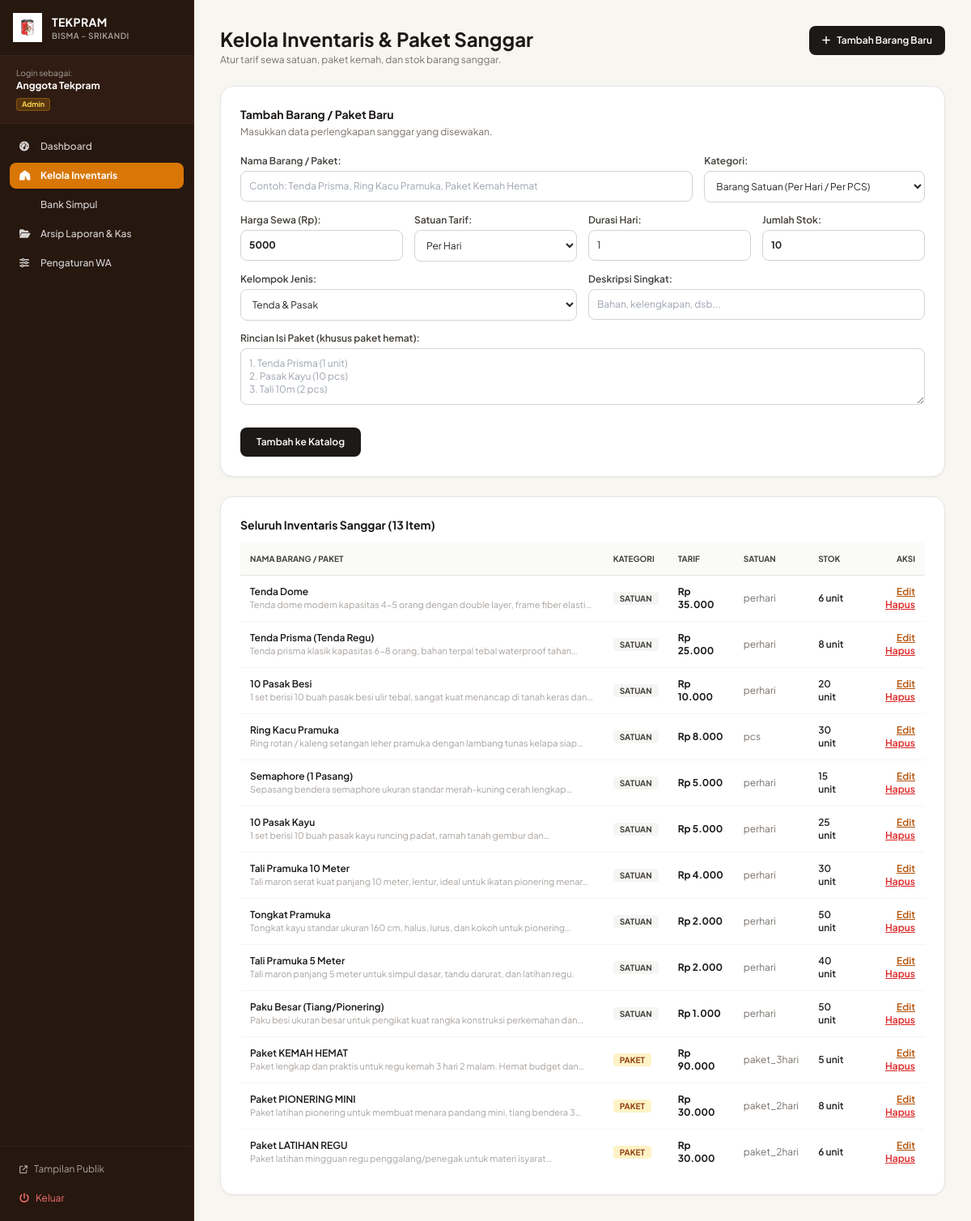
The page /admin/inventaris.php (signed in) on the database its author committed.
### tables this page shows
CREATE TABLE IF NOT EXISTS `inventory` (
    `id` INT AUTO_INCREMENT PRIMARY KEY,
    `nama_barang` VARCHAR(150) NOT NULL,
    `kategori` VARCHAR(20) NOT NULL,
    `jenis` VARCHAR(50) DEFAULT 'umum',
    `harga` INT NOT NULL,
    `satuan_durasi` VARCHAR(50) DEFAULT 'perhari',
    `durasi_hari` INT DEFAULT 1,
    `deskripsi` TEXT,
    `rincian_paket` TEXT NULL,
    `foto` VARCHAR(255) NULL,
    `stok` INT DEFAULT 10,
    `is_active` INT DEFAULT 1,
    `created_at` TIMESTAMP DEFAULT CURRENT_TIMESTAMP
);

### config/database.php (called while the page is built, shortened)
<?php
function format_rupiah($angka) {
    return 'Rp ' . number_format($angka, 0, ',', '.');
}

### admin/inventaris.php (the view, shortened to what this page needs)
<?php
require_once __DIR__ . '/admin_header.php';
$edit_item = null;
$items = $pdo->query("SELECT * FROM inventory ORDER BY kategori DESC, harga DESC")->fetchAll();
?>
<div class="space-y-6">
    <div class="flex flex-col md:flex-row md:items-center justify-between gap-4">
        <div>
            <h1 class="font-bold text-2xl text-stone-900">
                Kelola Inventaris & Paket Sanggar
            </h1>
            <p class="text-xs text-stone-500 mt-0.5">
                Atur tarif sewa satuan, paket kemah, dan stok barang sanggar.
            </p>
        </div>
        <a href="#form-tambah" class="inline-flex items-center gap-2 bg-stone-900 hover:bg-stone-800 text-white font-semibold text-xs px-4 py-2.5 rounded-lg transition self-start">
            <i class="fa-solid fa-plus"></i>
            <span>Tambah Barang Baru</span>
        </a>
    </div>
    <div id="form-tambah" class="bg-white rounded-2xl border border-stone-200 shadow-sm p-6">
        <h3 class="font-bold text-sm text-stone-900 mb-1">
            <?= $edit_item ? 'Edit Inventaris: ' . htmlspecialchars($edit_item['nama_barang']) : 'Tambah Barang / Paket Baru' ?>
        </h3>
        <p class="text-xs text-stone-500 mb-5">
            <?= $edit_item ? 'Perbarui informasi harga atau stok barang.' : 'Masukkan data perlengkapan sanggar yang disewakan.' ?>
        </p>
        <form method="POST" action="inventaris.php" class="space-y-3.5">
            <div class="grid grid-cols-1 md:grid-cols-3 gap-3.5">
                <div class="md:col-span-2">
                    <label class="block text-xs font-semibold text-stone-700 mb-1">Nama Barang / Paket:</label>
                    <input type="text" name="nama_barang" required value="<?= htmlspecialchars($edit_item['nama_barang'] ?? '') ?>" placeholder="Contoh: Tenda Prisma, Ring Kacu Pramuka, Paket Kemah Hemat" class="w-full text-xs p-2.5 rounded-lg border border-stone-300 focus:outline-none focus:ring-1 focus:ring-stone-800">
                </div>
                <div>
                    <label class="block text-xs font-semibold text-stone-700 mb-1">Kategori:</label>
                    <select name="kategori" id="kategori-select" onchange="togglePaketField()" class="w-full text-xs p-2.5 rounded-lg border border-stone-300 focus:outline-none focus:ring-1 focus:ring-stone-800 bg-white">
                        <option value="satuan" <?= ($edit_item['kategori'] ?? '') === 'satuan' ? 'selected' : '' ?>>Barang Satuan (Per Hari / Per PCS)</option>
                    </select>
                </div>
            </div>
            <div class="grid grid-cols-1 sm:grid-cols-2 md:grid-cols-4 gap-3.5">
                <div>
                    <label class="block text-xs font-semibold text-stone-700 mb-1">Harga Sewa (Rp):</label>
                    <input type="number" name="harga" required min="500" step="500" value="<?= $edit_item['harga'] ?? 5000 ?>" class="w-full text-xs p-2.5 rounded-lg border border-stone-300 focus:outline-none focus:ring-1 focus:ring-stone-800 font-bold text-stone-900">
                </div>
                <div>
                    <label class="block text-xs font-semibold text-stone-700 mb-1">Satuan Tarif:</label>
                    <select name="satuan_durasi" class="w-full text-xs p-2.5 rounded-lg border border-stone-300 focus:outline-none focus:ring-1 focus:ring-stone-800 bg-white">
                        <option value="perhari" <?= ($edit_item['satuan_durasi'] ?? '') === 'perhari' ? 'selected' : '' ?>>Per Hari</option>
                    </select>
                </div>
                <div>
                    <label class="block text-xs font-semibold text-stone-700 mb-1">Durasi Hari:</label>
                    <input type="number" name="durasi_hari" min="1" max="30" value="<?= $edit_item['durasi_hari'] ?? 1 ?>" class="w-full text-xs p-2.5 rounded-lg border border-stone-300 focus:outline-none focus:ring-1 focus:ring-stone-800">
                </div>
                <div>
                    <label class="block text-xs font-semibold text-stone-700 mb-1">Jumlah Stok:</label>
                    <input type="number" name="stok" min="0" value="<?= $edit_item['stok'] ?? 10 ?>" class="w-full text-xs p-2.5 rounded-lg border border-stone-300 focus:outline-none focus:ring-1 focus:ring-stone-800 font-bold">
                </div>
            </div>
            <div class="grid grid-cols-1 md:grid-cols-2 gap-3.5">
                <div>
                    <label class="block text-xs font-semibold text-stone-700 mb-1">Kelompok Jenis:</label>
                    <select name="jenis" class="w-full text-xs p-2.5 rounded-lg border border-stone-300 focus:outline-none focus:ring-1 focus:ring-stone-800 bg-white">
                        <option value="tenda" <?= ($edit_item['jenis'] ?? '') === 'tenda' ? 'selected' : '' ?>>Tenda & Pasak</option>
                    </select>
                </div>
                <div>
                    <label class="block text-xs font-semibold text-stone-700 mb-1">Deskripsi Singkat:</label>
                    <input type="text" name="deskripsi" value="<?= htmlspecialchars($edit_item['deskripsi'] ?? '') ?>" placeholder="Bahan, kelengkapan, dsb..." class="w-full text-xs p-2.5 rounded-lg border border-stone-300 focus:outline-none focus:ring-1 focus:ring-stone-800">
                </div>
            </div>
            <div id="rincian-paket-wrapper">
                <label class="block text-xs font-semibold text-stone-700 mb-1">Rincian Isi Paket (khusus paket hemat):</label>
                <textarea name="rincian_paket" rows="3" placeholder="1. Tenda Prisma (1 unit)&#10;2. Pasak Kayu (10 pcs)&#10;3. Tali 10m (2 pcs)" class="w-full text-xs p-2.5 rounded-lg border border-stone-300 focus:outline-none focus:ring-1 focus:ring-stone-800"><?= htmlspecialchars($edit_item['rincian_paket'] ?? '') ?></textarea>
            </div>
            <div class="flex items-center gap-3 pt-2">
                <button type="submit" class="bg-stone-900 hover:bg-stone-800 text-white font-semibold text-xs py-2.5 px-5 rounded-lg transition">
                    <?= $edit_item ? 'Simpan Perubahan' : 'Tambah ke Katalog' ?>
                </button>
            </div>
        </form>
    </div>
    <div class="bg-white rounded-2xl border border-stone-200 shadow-sm p-6">
        <h3 class="font-bold text-sm text-stone-900 mb-3">Seluruh Inventaris Sanggar (<?= count($items) ?> Item)</h3>
        <div class="overflow-x-auto">
            <table class="w-full text-left text-xs text-stone-600">
                <thead class="bg-stone-50 text-stone-700 font-semibold uppercase text-[10px] border-b border-stone-200">
                    <tr>
                        <th class="p-3">Nama Barang / Paket</th>
                        <th class="p-3">Kategori</th>
                        <th class="p-3">Tarif</th>
                        <th class="p-3">Satuan</th>
                        <th class="p-3">Stok</th>
                        <th class="p-3 text-right">Aksi</th>
                    </tr>
                </thead>
                <tbody class="divide-y divide-stone-100">
                    <?php foreach ($items as $it): ?>
                        <tr class="hover:bg-stone-50 transition">
                            <td class="p-3 font-semibold text-stone-900">
                                <div><?= htmlspecialchars($it['nama_barang']) ?></div>
                                <div class="text-[11px] text-stone-400 font-normal line-clamp-1"><?= htmlspecialchars($it['deskripsi']) ?></div>
                            </td>
                            <td class="p-3">
                                <span class="px-2 py-0.5 rounded text-[10px] font-bold uppercase <?= $it['kategori'] === 'paket' ? 'bg-amber-100 text-amber-800' : 'bg-stone-100 text-stone-700' ?>">
                                    <?= htmlspecialchars($it['kategori']) ?>
                                </span>
                            </td>
                            <td class="p-3 font-bold text-stone-900">
                                <?= format_rupiah($it['harga']) ?>
                            </td>
                            <td class="p-3 text-stone-500">
                                <?= htmlspecialchars($it['satuan_durasi']) ?>
                            </td>
                            <td class="p-3 font-semibold text-stone-800">
                                <?= $it['stok'] ?> unit
                            </td>
                            <td class="p-3 text-right space-x-2">
                                <a href="inventaris.php?edit=<?= $it['id'] ?>#form-tambah" class="text-amber-700 hover:text-amber-900 font-semibold underline">Edit</a>
                                <a href="inventaris.php?delete=<?= $it['id'] ?>" onclick="return confirm('Hapus barang <?= addslashes($it['nama_barang']) ?>?')" class="text-red-600 hover:text-red-800 font-semibold underline">Hapus</a>
                            </td>
                        </tr>
                    <?php endforeach; ?>
                </tbody>
            </table>
        </div>
    </div>
</div>
<?php require_once __DIR__ . '/admin_footer.php'; ?>

### admin/admin_header.php (style rules this page uses)
body { font-family: 'Plus Jakarta Sans', sans-serif; background-color: #F8F6F0; }

### rows shown on the page
inventory: nama_barang "Tenda Dome", deskripsi "Tenda dome modern kapasitas 4-5 orang dengan double layer, frame fiber…", kategori "SATUAN", harga "Rp 35.000", satuan_durasi "perhari", stok "6"
inventory: nama_barang "Tenda Prisma (Tenda Regu)", deskripsi "Tenda prisma klasik kapasitas 6-8 orang, bahan terpal tebal waterproof…", kategori "SATUAN", harga "Rp 25.000", satuan_durasi "perhari", stok "8"
inventory: nama_barang "10 Pasak Besi", deskripsi "1 set berisi 10 buah pasak besi ulir tebal, sangat kuat menancap di tanah keras…", kategori "SATUAN", harga "Rp 10.000", satuan_durasi "perhari", stok "20"
inventory: nama_barang "Ring Kacu Pramuka", deskripsi "Ring rotan / kaleng setangan leher pramuka dengan lambang tunas kelapa…", kategori "SATUAN", harga "Rp 8.000", satuan_durasi "pcs", stok "30"
inventory: nama_barang "Semaphore (1 Pasang)", deskripsi "Sepasang bendera semaphore ukuran standar merah-kuning cerah…", kategori "SATUAN", harga "Rp 5.000", satuan_durasi "perhari", stok "15"
inventory: nama_barang "10 Pasak Kayu", deskripsi "1 set berisi 10 buah pasak kayu runcing padat, ramah tanah gembur…", kategori "SATUAN", harga "Rp 5.000", satuan_durasi "perhari", stok "25"
inventory: nama_barang "Tali Pramuka 10 Meter", deskripsi "Tali maron serat kuat panjang 10 meter, lentur, ideal untuk ikatan pionering…", kategori "SATUAN", harga "Rp 4.000", satuan_durasi "perhari", stok "30"
inventory: nama_barang "Tongkat Pramuka", deskripsi "Tongkat kayu standar ukuran 160 cm, halus, lurus, dan kokoh untuk…", kategori "SATUAN", harga "Rp 2.000", satuan_durasi "perhari", stok "50"
inventory: nama_barang "Tali Pramuka 5 Meter", deskripsi "Tali maron panjang 5 meter untuk simpul dasar, tandu darurat, dan latihan regu.", kategori "SATUAN", harga "Rp 2.000", satuan_durasi "perhari", stok "40"
inventory: nama_barang "Paku Besar (Tiang/Pionering)", deskripsi "Paku besi ukuran besar untuk pengikat kuat rangka konstruksi perkemahan…", kategori "SATUAN", harga "Rp 1.000", satuan_durasi "perhari", stok "50"
inventory: nama_barang "Paket KEMAH HEMAT", deskripsi "Paket lengkap dan praktis untuk regu kemah 3 hari 2 malam. Hemat budget…", kategori "PAKET", harga "Rp 90.000", satuan_durasi "paket_3hari", stok "5"
inventory: nama_barang "Paket PIONERING MINI", deskripsi "Paket latihan pionering untuk membuat menara pandang mini, tiang bendera…", kategori "PAKET", harga "Rp 30.000", satuan_durasi "paket_2hari", stok "8"
inventory: nama_barang "Paket LATIHAN REGU", deskripsi "Paket latihan mingguan regu penggalang/penegak untuk materi…", kategori "PAKET", harga "Rp 30.000", satuan_durasi "paket_2hari", stok "6"

### other values the page prints
$_SESSION['nama_lengkap'] "Anggota Tekpram"
$_SESSION['role'] "Admin"
count($items) "13"
